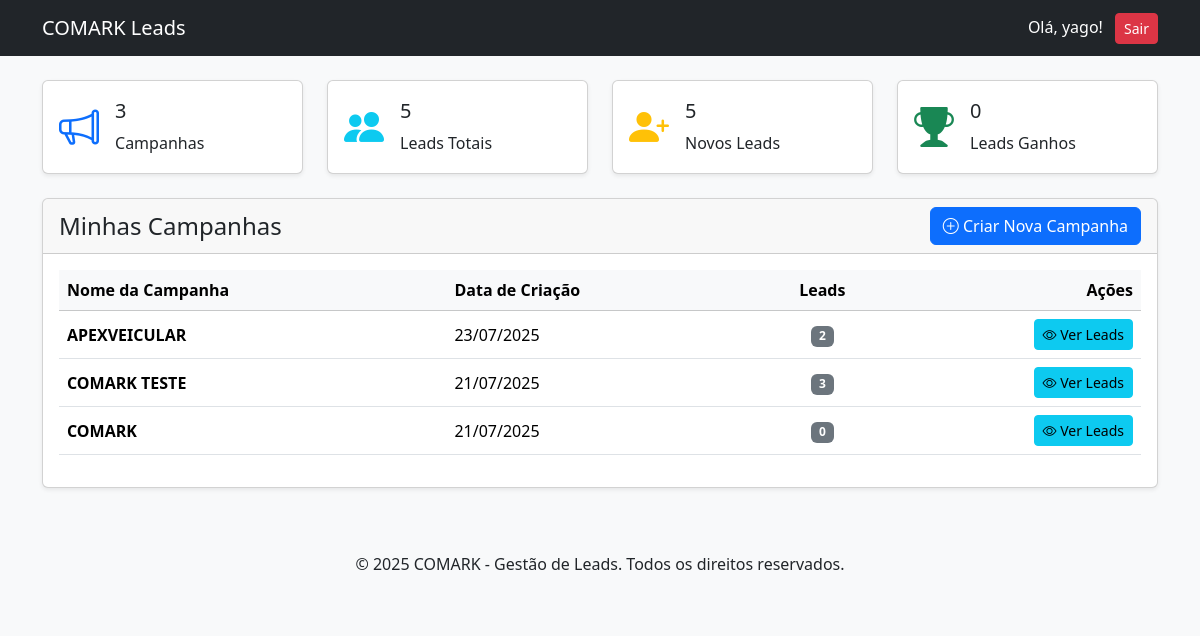
Page /dashboard.php (signed in) on the committed database.
### tables this page shows
CREATE TABLE `campanhas` (
  `id` int(11) NOT NULL,
  `nome_campanha` varchar(255) NOT NULL,
  `descricao` text DEFAULT NULL,
  `data_criacao` timestamp NOT NULL DEFAULT current_timestamp(),
  `usuario_id` int(11) NOT NULL,
  `api_key` varchar(64) DEFAULT NULL
);

### public/dashboard.php (the view, shortened to what this page needs)
<?php
require_once '../templates/header.php';
require_once '../config/database.php';
$usuario_id = $_SESSION['usuario_id'];
$query_total_campanhas = $conexao->query("SELECT COUNT(id) as total FROM campanhas WHERE usuario_id = $usuario_id");
$total_campanhas = $query_total_campanhas->fetch_assoc()['total'];
$query_total_leads = $conexao->query("SELECT COUNT(l.id) as total FROM leads l JOIN campanhas c ON l.campanha_id = c.id WHERE c.usuario_id = $usuario_id");
$total_leads = $query_total_leads->fetch_assoc()['total'];
$query_novos_leads = $conexao->query("SELECT COUNT(l.id) as total FROM leads l JOIN campanhas c ON l.campanha_id = c.id WHERE c.usuario_id = $usuario_id AND l.status = 'Novo'");
$novos_leads = $query_novos_leads->fetch_assoc()['total'];
$query_leads_ganhos = $conexao->query("SELECT COUNT(l.id) as total FROM leads l JOIN campanhas c ON l.campanha_id = c.id WHERE c.usuario_id = $usuario_id AND l.status = 'Ganho'");
$leads_ganhos = $query_leads_ganhos->fetch_assoc()['total'];
$stmt_campanhas = $conexao->prepare("
    SELECT c.id, c.nome_campanha, c.data_criacao, COUNT(l.id) as total_leads
    FROM campanhas c
    LEFT JOIN leads l ON c.id = l.campanha_id
    WHERE c.usuario_id = ?
    GROUP BY c.id
    ORDER BY c.data_criacao DESC
");
$stmt_campanhas->bind_param("i", $usuario_id);
$stmt_campanhas->execute();
$resultado_campanhas = $stmt_campanhas->get_result();
?>
<div class="row mb-4">
    <div class="col-md-3">
        <div class="card kpi-card shadow-sm">
            <div class="card-body">
                <i class="bi bi-megaphone text-primary me-3"></i>
                <div>
                    <h5 class="card-title"><?php echo $total_campanhas; ?></h5>
                    <p class="card-text">Campanhas</p>
                </div>
            </div>
        </div>
    </div>
    <div class="col-md-3">
        <div class="card kpi-card shadow-sm">
            <div class="card-body">
                <i class="bi bi-people-fill text-info me-3"></i>
                <div>
                    <h5 class="card-title"><?php echo $total_leads; ?></h5>
                    <p class="card-text">Leads Totais</p>
                </div>
            </div>
        </div>
    </div>
    <div class="col-md-3">
        <div class="card kpi-card shadow-sm">
            <div class="card-body">
                <i class="bi bi-person-plus-fill text-warning me-3"></i>
                <div>
                    <h5 class="card-title"><?php echo $novos_leads; ?></h5>
                    <p class="card-text">Novos Leads</p>
                </div>
            </div>
        </div>
    </div>
    <div class="col-md-3">
        <div class="card kpi-card shadow-sm">
            <div class="card-body">
                <i class="bi bi-trophy-fill text-success me-3"></i>
                <div>
                    <h5 class="card-title"><?php echo $leads_ganhos; ?></h5>
                    <p class="card-text">Leads Ganhos</p>
                </div>
            </div>
        </div>
    </div>
</div>
<div class="card shadow-sm">
    <div class="card-header d-flex justify-content-between align-items-center">
        <h4 class="mb-0">Minhas Campanhas</h4>
        <button type="button" class="btn btn-primary" data-bs-toggle="modal" data-bs-target="#modalNovaCampanha">
            <i class="bi bi-plus-circle"></i> Criar Nova Campanha
        </button>
    </div>
    <div class="card-body">
        <div class="table-responsive">
            <table class="table table-hover align-middle">
                <thead class="table-light">
                    <tr>
                        <th scope="col">Nome da Campanha</th>
                        <th scope="col">Data de Criação</th>
                        <th scope="col" class="text-center">Leads</th>
                        <th scope="col" class="text-end">Ações</th>
                    </tr>
                </thead>
                <tbody>
                    <?php if ($resultado_campanhas->num_rows > 0): ?>
                        <?php while($campanha = $resultado_campanhas->fetch_assoc()): ?>
                        <tr>
                            <td><strong><?php echo htmlspecialchars($campanha['nome_campanha']); ?></strong></td>
                            <td><?php echo date('d/m/Y', strtotime($campanha['data_criacao'])); ?></td>
                            <td class="text-center"><span class="badge bg-secondary"><?php echo $campanha['total_leads']; ?></span></td>
                            <td class="text-end">
                                <a href="visualizar_campanha.php?id=<?php echo $campanha['id']; ?>" class="btn btn-info btn-sm">
                                    <i class="bi bi-eye"></i> Ver Leads
                                </a>
                            </td>
                        </tr>
                        <?php endwhile; ?>
                    <?php else: ?>
                        <tr>
                            <td colspan="4" class="text-center py-4">Nenhuma campanha encontrada. Comece criando uma!</td>
                        </tr>
                    <?php endif; ?>
                </tbody>
            </table>
        </div>
    </div>
</div>
<?php
require_once '../templates/footer.php';
?>

### templates/header.php (style rules this page uses)
body { background-color: #f8f9fa; }
.kpi-card .card-body { display: flex; align-items: center; }
.kpi-card i { font-size: 2.5rem; }

### rows in the picture
campanhas: nome_campanha "APEXVEICULAR", data_criacao "23/07/2025", total_leads "2"
campanhas: nome_campanha "COMARK TESTE", data_criacao "21/07/2025", total_leads "3"
campanhas: nome_campanha "COMARK", data_criacao "21/07/2025", total_leads "0"

### other values in the picture
$_SESSION['usuario_nome'] "yago"
$total_campanhas "3"
$total_leads "5"
$novos_leads "5"
$leads_ganhos "0"
